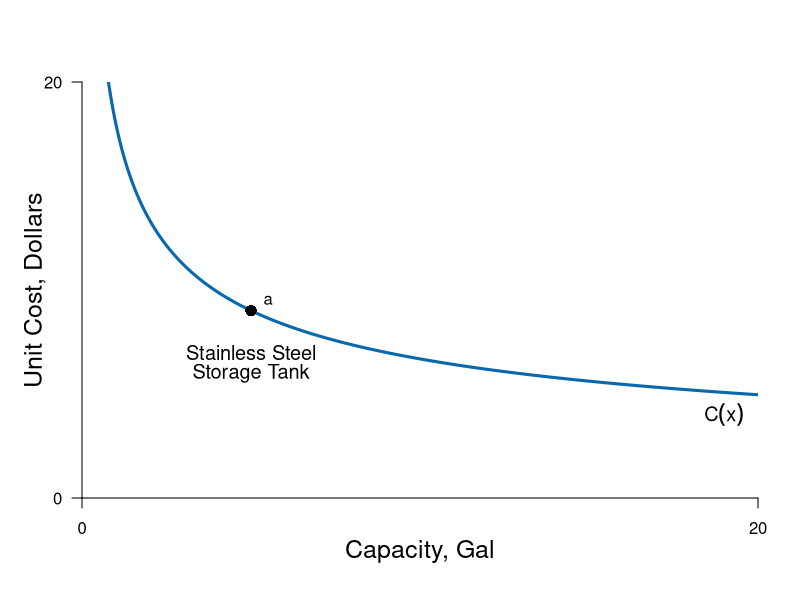

Source code (R):
pdf(file = "firmmarketsupply/ss_st.pdf", width = 9, height = 7)

#Set parameters for graphics
axislabelsize <- 1.5
labelsize <- 1.2
graphlinewidth <- 3
segmentlinewidth <- 2

COL <- c("#7fc97f", "#beaed4", "#fdc086", "#ffff99", "#386cb0", "#f0027f", "#bf5b17", "#666666")
COLA <- c("#e0f3db", "#99d8c9","#66c2a4","#41ae76", "#238b45", "#005824")
COLB <- c("#c6dbef", "#4eb3d3", "#2b8cbe", "#0868ac","#084081")
COLC <- c("#fcfbfd", "#efedf5", "#dadaeb", "#bcbddc", "#9e9ac8", "#807dba", "#6a51a3", "#54278f", "#3f007d")

xlims <- c(0, 20)
ylims <- c(0, 20)

npts <- 501 
x <- seq(xlims[1], xlims[2], length.out = npts)
y <- seq(ylims[1], ylims[2], length.out = npts) 
a <- c(46.08, 55, 64)
b <- c(46.08, 55, 64)

plot(0, 0, xlim = xlims, ylim = ylims, type = "n",
     xlab = expression(paste("")),
     ylab = expression(paste("")), 
     xaxt = "n", 
     yaxt = "n", 
     cex.lab = axislabelsize, 
     bty = "n",
     xaxs="i", 
     yaxs="i")

ticksy <- c(0, ylims[2])
ylabels <- c(0, ylims[2])
ticksx <- c(0, xlims[2])
xlabels <- c(0, xlims[2])

axis(1, at = ticksx, pos = 0, labels = xlabels)
axis(2, at = ticksy, pos = 0, labels = ylabels, las = 1)

npts <- 500 
xx1 <- seq(xlims[1], xlims[2], length.out = npts)

cost <- function(x = xx1, a = 18){
  a*x^(-0.43)
}

# Cost Func.
lines(xx1, cost(), col = COLB[4], lwd = graphlinewidth)

# Label Cost Func
text(5, 7, expression(paste("Stainless Steel")), cex = labelsize)
text(5, 6, expression(paste("Storage Tank")), cex = labelsize)

text(19, 4, expression(paste(C(x))), cex = labelsize)

# Point
points(5, cost(5), pch = 16, col = "black", cex = 1.5)
text(5.5, cost(5)+0.5, expression(a))

# Label x,y axis
mtext(expression(paste("Capacity, Gal")), side=1, line = 2.5, cex = axislabelsize)
text(-1.4, 0.5*ylims[2], expression(paste("Unit Cost, Dollars")), xpd = TRUE, cex = axislabelsize, srt = 90) 


dev.off()
